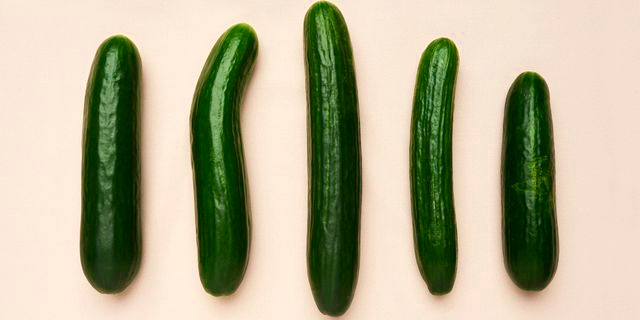
#> input picture images/cucumber.png, 640 x 320 px
$ python cucumber.py
#> lines starting #> are read from the running program, lines starting #| are printed output that depends on the picture; after the words box and inside, x2 and y2 are one past the last pixel; in counts of white or black regions, pixels touching at a corner belong together
import cv2
import numpy as np

cucumber_color = cv2.imread('images/cucumber.png')
#> cucumber_color is the input picture: shape (320, 640, 3); mean B, G, R 149.1, 177, 181.3
cv2.imshow("cucumber", cucumber_color)
cucumber_gray = cv2.cvtColor(cucumber_color, cv2.COLOR_BGR2GRAY)
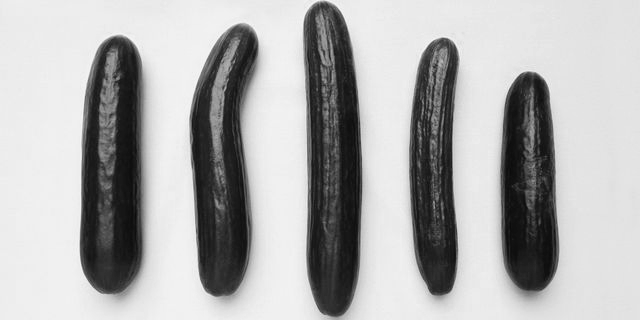
#> cucumber_gray: shape (320, 640); min 10, max 248, mean 175.2
_, cucumber_th = cv2.threshold(cucumber_gray, 200, 255, cv2.THRESH_BINARY_INV)
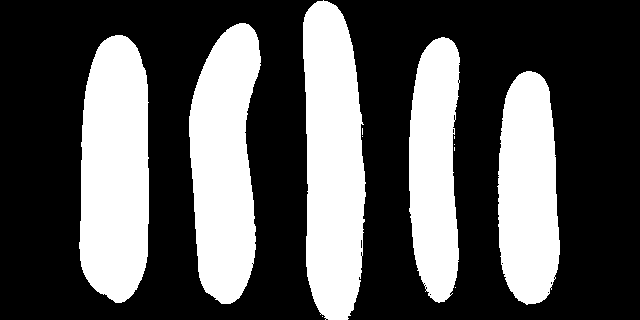
#> cucumber_th: shape (320, 640); 34.2% white; 12 white regions (7 under 20 px)
cv2.imshow("cucumber_th", cucumber_th)
contours, _ = cv2.findContours(cucumber_th, cv2.RETR_EXTERNAL, cv2.CHAIN_APPROX_NONE)
#> contours = 12 contours, 7 with area under 20; largest, box (x1, y1, x2, y2) and area: (303, 0, 366, 320) 15942, (79, 35, 149, 303) 15688, (189, 23, 261, 304) 14640, (497, 71, 560, 305) 11674, (409, 37, 460, 303) 10606

for cnt in contours:
    rect = cv2.boundingRect(cnt)
    cv2.rectangle(cucumber_color, rect, (0,255,0),2)

    if(rect[2] > 10):
        coin_type = f"length:{rect[2]}"
    else:
        coin_type = ""

    cv2.putText(cucumber_color, coin_type, (rect[0], rect[1]), cv2.FONT_HERSHEY_PLAIN, 1, (255, 0, 255))
#> this loop made 12 passes
#> (cnt, rect, coin_type) on pass 5: ([[454, 136], [454, 137], [454, 138], [454, 137]], (454, 136, 1, 3), '')
#> (rect, coin_type) on passes 1, 2, 3, 4, 6, 7: ((322, 316, 1, 1), ''), ((455, 287, 1, 1), ''), ((454, 147, 1, 4), ''), ((454, 144, 1, 1), ''), ((362, 136, 1, 1), ''), ((362, 128, 1, 7), '')
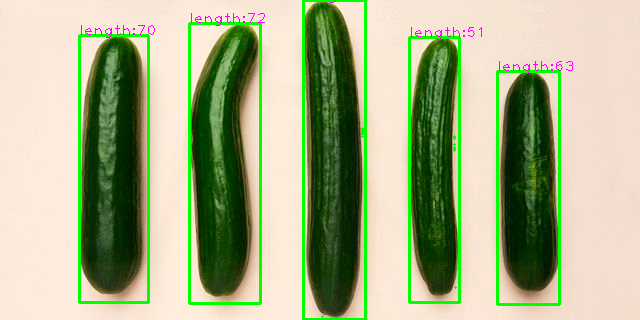
#> cucumber_color: shape (320, 640, 3); 5.15% of pixels changed, all inside (x1, y1, x2, y2) = (78, 0, 573, 320)

cv2.imshow("detected", cucumber_color)
cv2.waitKey(0)
